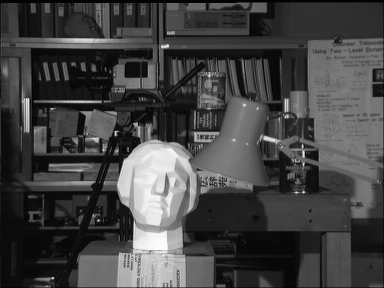
#> input picture 9/code/images/tsukuba_l.png, 384 x 288 px
$ python NCC.py
#> lines starting #> are read from the running program, lines starting #| are printed output that depends on the picture
#!/usr/bin/env python3
# -*- coding: utf-8 -*-
# @Description:
# @version: v1.0
# @Author: HTY
# @Date: 2022-06-02 15:06:21

import cv2
import numpy as np
import argparse
import os
from scipy.ndimage import uniform_filter
from matplotlib import pyplot as plt


def get_args():
    parser = argparse.ArgumentParser(description="Arguments", formatter_class=argparse.ArgumentDefaultsHelpFormatter)
    parser.add_argument("--image_name", type=str,   nargs=2,    default=["tsukuba_l.png", "tsukuba_r.png"],
                        help="Input image names")
    parser.add_argument("--image_root", type=str,   default="../images/",   help="Root of images")
    parser.add_argument("--steps",      type=int,   default=30,             help="Steps of slip window")
    parser.add_argument("--offset",     type=int,   default=5,              help="Offset")
    parser.add_argument("--window_size",type=int,   default=12,             help="Window size")
    return parser.parse_args()


def read_image(root, names):
    """
    read image from root
    :param root: image_root
    :param names: image_name
    :return: gray images  type: np.ndarray
    """
#> called with root = '../images/'
    path1 = os.path.join(root, names[0])
    path2 = os.path.join(root, names[1])
    if not os.path.isfile(path1) or not os.path.isfile(path2):
        print("Path error!")
        exit()
    image_l = cv2.imread(path1, 0)
#> image_l is the input picture: shape (288, 384); min 0, max 252, mean 67.6
    image_r = cv2.imread(path2, 0)
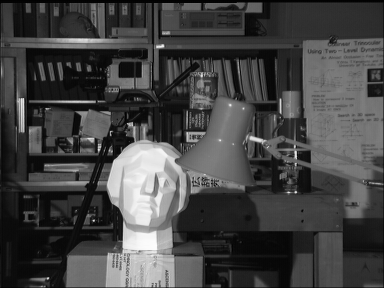
#> input picture 9/code/images/tsukuba_r.png, 384 x 288 px
#> image_r is the input picture: shape (288, 384); min 0, max 253, mean 68
#| image shape: (288, 384)
    return image_l, image_r


def ncc(image_l, image_r, window_size, steps, offset):
    """
    ncc disparity map
    :param image_l: left image
    :param image_r: right image
    :param window_size: size of slipping window
    :param steps:
    :param offset: start index of pixel
    :return: disparity image ranging from [0, 255]
    """
#> called with window_size = 12, steps = 30, offset = 5
    h, w = image_l.shape
#> h = 288; w = 384
    # init matrix
    mean_l = np.zeros((h, w))
    mean_r = np.zeros((h, w))
    sum_l_r = np.zeros((h, w))  # numerator of NCC formular
    sum_l = np.zeros((h, w))    # denominator of NCC formular
    sum_r = np.zeros((h, w))    # denominator of NCC formular
    depth = np.zeros((steps, h, w))
    # get mean value of silp window
    uniform_filter(image_l, window_size, mean_l)
    uniform_filter(image_r, window_size, mean_r)
    # normalize
    norm_l = image_l - mean_l
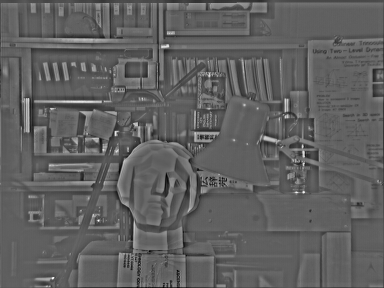
#> norm_l: shape (288, 384) float64; min -108.6, max 179.2, mean 0.1; drawn with min black and max white
    norm_r = image_r - mean_r
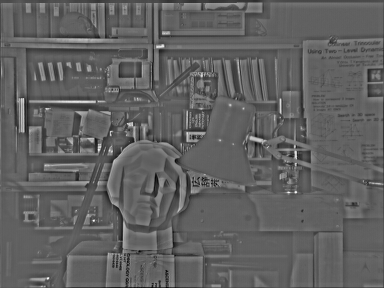
#> norm_r: shape (288, 384) float64; min -108.3, max 176.4, mean 0.1; drawn with min black and max white

    # recurrent to calculate sum
    for i in range(steps):
        uniform_filter(np.roll(norm_l, -i - offset) * norm_r, window_size, sum_l_r)
        uniform_filter(np.roll(norm_l, -i - offset) * np.roll(norm_l, -i - offset), window_size, sum_l)
        uniform_filter(norm_r * norm_r, window_size, sum_r)
        depth[i] = sum_l_r / np.sqrt(sum_l * sum_r)

    # renormalization
    disparity = np.argmax(depth, axis=0)
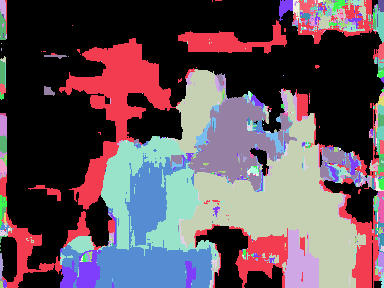
#> disparity: shape (288, 384) int64; 30 distinct labels, from 0 to 29; one colour per label, 0 black
    disparity = (disparity / disparity.max() * 255).astype(np.uint8)
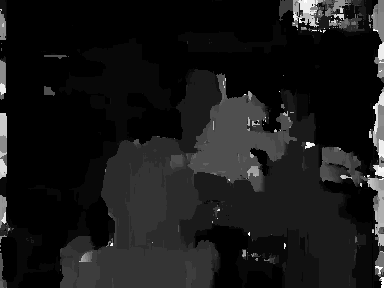
#> disparity: shape (288, 384); min 0, max 255, mean 24.3
    return disparity


def callback(window_size):
    """
    :param window_size: param on trackbar
    :return:
    """
    args = get_args()
    image_l, image_r = read_image(args.image_root, args.image_name)
    disparity = ncc(image_l, image_r, window_size, args.steps, args.offset)
    cv2.imshow("NCC disparity", disparity)


def main():
    args = get_args()
    image_l, image_r = read_image(args.image_root, args.image_name)
    print(f"image shape: {image_l.shape}")
    disparity = ncc(image_l, image_r, args.window_size, args.steps, args.offset)

    # create trackbar of window size
    win_name = "NCC disparity"
    cv2.namedWindow(win_name, cv2.WINDOW_NORMAL)
    cv2.resizeWindow(win_name, 600, 600)
    cv2.imshow(win_name, disparity)
    cv2.createTrackbar("Window size", win_name, 0, 20, callback)
    cv2.setTrackbarPos("Window size", win_name, 12)
    cv2.waitKey(0)

    # visualize
    plt.figure(figsize=(15, 6))
    plt.subplot(131), plt.title("Left image"), plt.axis("off"), plt.imshow(image_l, "gray")
    plt.subplot(133), plt.title("Right image"), plt.axis("off"), plt.imshow(image_r, "gray")
    plt.subplot(132), plt.title("NCC disparity"), plt.axis("off"), plt.imshow(disparity, "gray")
    plt.savefig(args.image_root + "NCC.png")
    plt.tight_layout()
    plt.show()

    plt.title("NCC disparity")
    plt.imshow(disparity, "gray")
    plt.axis("off")
    plt.savefig(args.image_root + "NCC_disparity.png")


if __name__ == "__main__":
    main()
